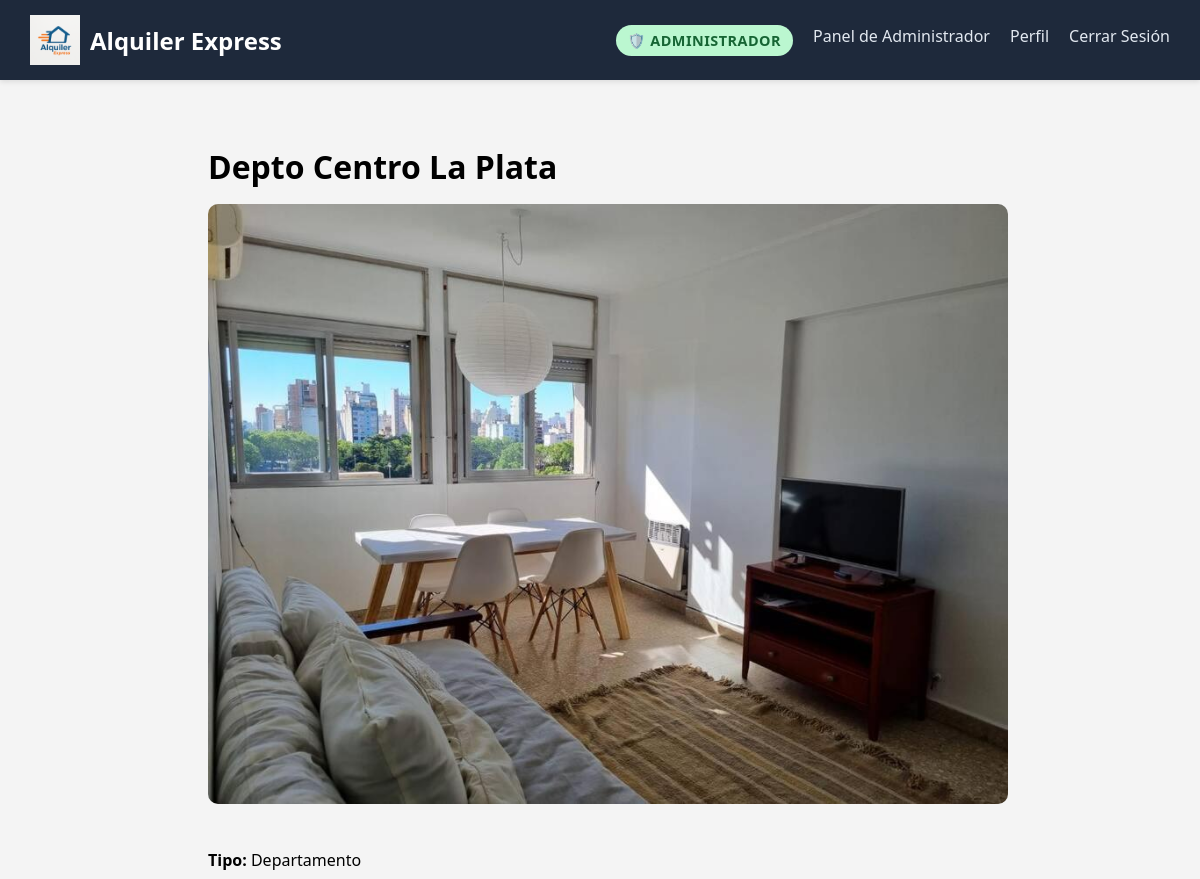
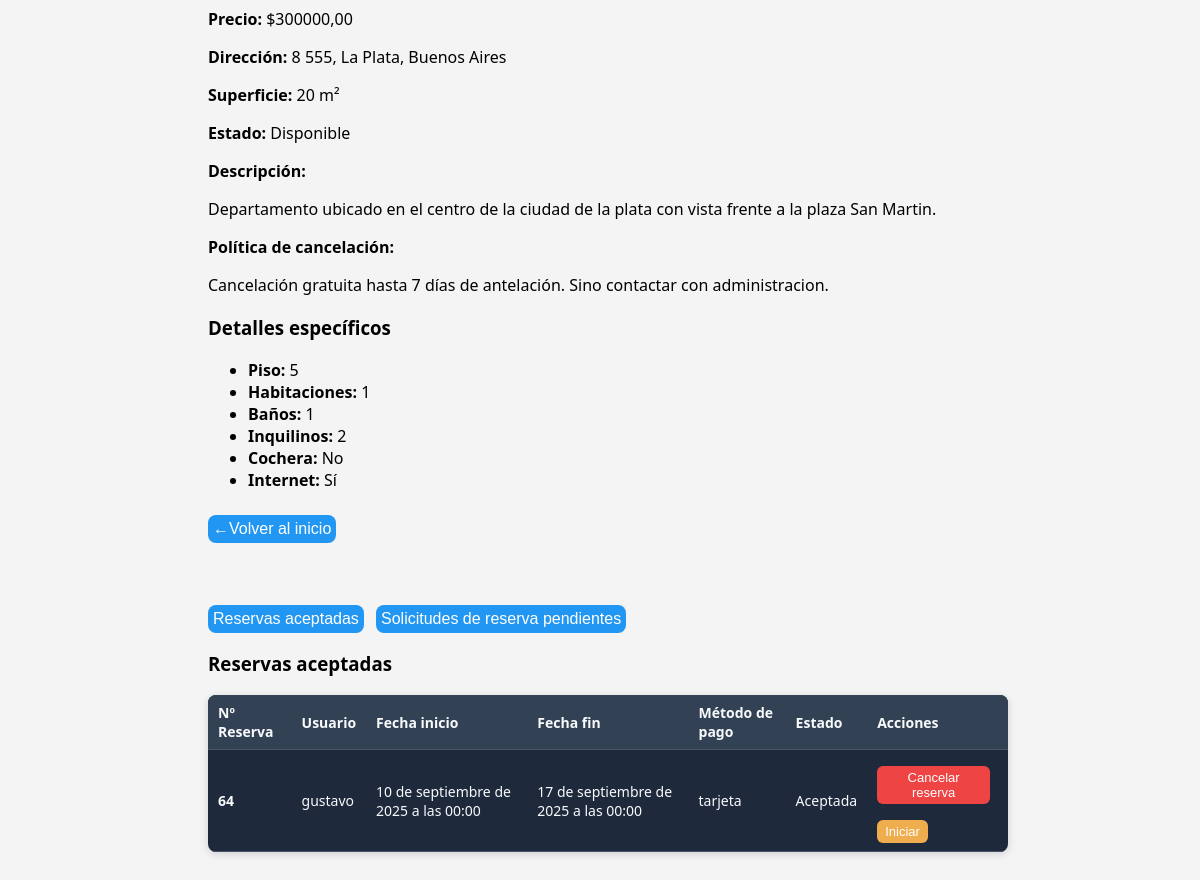
Screenshot of /reserva/inmueble/8/ (signed in) with the database file from the repository (2 pictures, top to bottom).
### gestion_inmuebles/models.py (models this page shows, shortened)
class Inmueble(models.Model):
    activo = models.BooleanField(default=True)
    tipo = models.CharField(default='-', max_length=20, editable=False)
    nombre = models.CharField(max_length=100, unique=True)
    calle = models.CharField(max_length=100, default="-")
    numero = models.PositiveIntegerField(default=0)
    provincia = models.CharField(max_length=100)
    ciudad = models.CharField(max_length=100)
    descripcion = models.TextField(blank=True)
    politica_cancelacion = models.TextField(blank=True)
    estado = models.CharField(default='Disponible', choices=ESTADO_CHOICES)
    precio = models.DecimalField(max_digits=10, decimal_places=2)
    imagen = models.ImageField(upload_to='inmuebles/', blank=True, null=True)
    superficie = models.PositiveIntegerField(default=0)

class InmueblesSimilares(Inmueble):
    tiene_internet = models.BooleanField(default=False)
    banios = models.PositiveIntegerField(default=0)
    tiene_cochera = models.BooleanField(default=False)
    habitaciones = models.PositiveIntegerField(default=0)

class Departamento(InmueblesSimilares):
    piso = models.PositiveIntegerField(null=True, blank=True)
    cantidad_inquilinos = models.PositiveIntegerField(default=1)

class InmueblesSimilares(Inmueble):
    tiene_internet = models.BooleanField(default=False)
    banios = models.PositiveIntegerField(default=0)
    tiene_cochera = models.BooleanField(default=False)
    habitaciones = models.PositiveIntegerField(default=0)

### gestion_reserva/models.py (models this page shows)
class Reserva(models.Model):
    METODOS_PAGO = [
        ('tarjeta', 'Tarjeta de crédito'),
    ]
    ESTADOS = [
        ('pendiente', 'Pendiente'),
        ('pendiente_pago', 'Pendiente de pago'),
        ('aceptada', 'Aceptada'),
        ('rechazada', 'Rechazada'),
        ('en_curso', 'En curso'),
        ('finalizada', 'Finalizada'),
    ]
    fecha_pendiente_pago = models.DateTimeField(null=True, blank=True)##nuevo
    estado = models.CharField(max_length=20, choices=ESTADOS, default='pendiente')
    usuario = models.ForeignKey('gestion_usuarios.Usuario', on_delete=models.CASCADE)
    inmueble = models.ForeignKey('gestion_inmuebles.Inmueble', on_delete=models.CASCADE)
    fecha_inicio = models.DateTimeField()
    fecha_fin = models.DateTimeField()
    metodo_pago = models.CharField(max_length=20, choices=METODOS_PAGO, default="efectivo")
    datos_inquilinos = models.JSONField()

### gestion_usuarios/models.py (models this page shows, shortened)
class Usuario(AbstractUser):
    dni = models.PositiveIntegerField(max_length=10, unique=True)
    telefono = models.PositiveIntegerField(max_length=20)

### gestion_reserva/views.py (the view)
# urls.py: path('inmueble/<int:pk>/', views.inmueble_detalle, name='inmueble_detalle'),
def inmueble_detalle(request, pk):
    inmueble_base = get_object_or_404(Inmueble, pk=pk)
    inmueble = get_object_or_404(Inmueble, pk=pk)
    puede_cambiar_estado = False  # valor por defecto
    try:
        tipo_obj = Departamento.objects.get(pk=pk)
        tipo = "Departamento"
    except Departamento.DoesNotExist:
        try:
            tipo_obj = Casa.objects.get(pk=pk)
            tipo = "Casa"
        except Casa.DoesNotExist:
            try:
                tipo_obj = Local.objects.get(pk=pk)
                tipo = "Local"
            except Local.DoesNotExist:
                try:
                    tipo_obj = Cochera.objects.get(pk=pk)
                    tipo = "Cochera"
                except Cochera.DoesNotExist:
                    tipo_obj = inmueble_base
                    tipo = "Desconocido"
    reservas = Reserva.objects.none()  # Default para no autenticados
    if request.user.is_authenticated:
        if request.user.is_staff or request.user.is_superuser:
            reservas = Reserva.objects.filter(inmueble=inmueble)
            puede_cambiar_estado = True
        else:
            reservas = Reserva.objects.filter(
                inmueble=inmueble,
                usuario=request.user,
                estado__in=['pendiente_pago', 'aceptada', 'pendiente']
            )
    reservas_aceptadas = reservas.filter(estado__in=['aceptada', 'en_curso'])
    reservas_pendientes = reservas.filter(estado__in=['pendiente_pago', 'pendiente'])
    context = {
        'inmueble': tipo_obj,
        'reservas_aceptadas': reservas_aceptadas,
        'reservas_pendientes': reservas_pendientes,
        'puede_cambiar_estado': puede_cambiar_estado,
        'user': request.user,
        'estados_cancelables': ['pendiente', 'pendiente_pago', 'aceptada'],
    }
    return render(request, 'gestion_inmuebles/detalle_inmueble.html', context)

### templates/gestion_inmuebles/detalle_inmueble.html (shortened to what this page needs)
{% extends 'base.html' %}
{% load static %}
{% block content %}
<link rel="stylesheet" href="{% static 'styles/detalle_inmueble.css' %}">
<div style="max-width: 800px; margin: auto; padding: 2rem;">
    <h1 style="font-size: 2rem; margin-bottom: 1rem;">{{ inmueble.nombre }}</h1>
    {% if inmueble.imagen %}
        <img src="{{ inmueble.imagen.url }}" alt="Imagen de {{ inmueble.nombre }}" style="width:100%; height:auto; border-radius: 10px; margin-bottom: 1.5rem;">
    {% endif %}
    <div style="margin-bottom: 1rem;">
        <p><strong>Tipo:</strong> {{ inmueble.tipo }}</p>
    </div>
    <div style="margin-bottom: 1rem;">
        <strong>Precio:</strong> ${{ inmueble.precio }}
    </div>
    <div style="margin-bottom: 1rem;">
        <strong>Dirección:</strong> {{ inmueble.calle }} {{ inmueble.numero }}, {{ inmueble.ciudad }}, {{ inmueble.provincia }}
    </div>
    <div style="margin-bottom: 1rem;">
        <strong>Superficie:</strong> {{ inmueble.superficie }} m²
    </div>
    <div style="margin-bottom: 1rem;">
        <strong>Estado:</strong> {{ inmueble.get_estado_display }}
    </div>
    <div style="margin-bottom: 1rem;">
        <strong>Descripción:</strong> {{ inmueble.descripcion|linebreaks }}
    </div>
    <div style="margin-bottom: 1rem;">
        <strong>Política de cancelación:</strong> {{ inmueble.politica_cancelacion|linebreaks }}
    </div>
   {% if inmueble.tipo == "Departamento" or inmueble.tipo == "Casa" %}
    <h3>Detalles específicos</h3>
    <ul>
        {% if inmueble.tipo == "Departamento" %}
            <li><strong>Piso:</strong> {{ inmueble.piso }}</li>
        {% else %}
            <li><strong>Pisos:</strong> {{ inmueble.pisos }}</li>
        {% endif %}
        <li><strong>Habitaciones:</strong> {{ inmueble.habitaciones }}</li>
        <li><strong>Baños:</strong> {{ inmueble.banios }}</li>
        <li><strong>Inquilinos:</strong> {{ inmueble.cantidad_inquilinos }}</li>
        <li><strong>Cochera:</strong> {{ inmueble.tiene_cochera|yesno:"Sí,No" }}</li>
        <li><strong>Internet:</strong> {{ inmueble.tiene_internet|yesno:"Sí,No" }}</li>
    </ul>
    {% endif %}
    <a href="{% url 'listaInmuebles' %}">
        <button>←Volver al inicio</button>
    </a>
    <br>
    <br>
    {% if user.is_authenticated and user.is_staff or user.is_superuser %}
    <div class="pestana-selector">
        <button onclick="mostrarPestaña('aceptadas')">Reservas aceptadas</button>
        <button onclick="mostrarPestaña('pendientes')">Solicitudes de reserva pendientes</button>
    </div>
    <div id="pestana-aceptadas" class="pestana" style="margin-top: 1rem;">
        <h3>Reservas aceptadas</h3>
        {% include 'gestion_reserva/tabla_reservas.html' with reservas=reservas_aceptadas puede_cambiar_estado=puede_cambiar_estado %}
    </div>
        {% include 'gestion_reserva/tabla_reservas.html' with reservas=reservas_pendientes puede_cambiar_estado=puede_cambiar_estado %}
    {% endif %}
{% endblock %}

### templates/gestion_reserva/tabla_reservas.html (shortened to what this page needs)
{% load static %}
<link rel="stylesheet" href="{% static 'styles/tabla_reservas.css' %}">
<table class="tabla-reservas">
    <thead>
        <tr>
            <th>Nº Reserva</th>
            <th>Usuario</th>
            <th>Fecha inicio</th>
            <th>Fecha fin</th>
            <th>Método de pago</th>
            <th>Estado</th>
            <th>Acciones</th>
        </tr>
    </thead>
    <tbody>
        {% for reserva in reservas %}
            <tr>
                <th>{{ reserva.id }}</th>
                <td>{{ reserva.usuario.username }}</td>
                <td>{{ reserva.fecha_inicio }}</td>
                <td>{{ reserva.fecha_fin }}</td>
                <td>{{ reserva.metodo_pago }}</td>
                <td>{{ reserva.get_estado_display }}</td>
                <td>
                    <div class="acciones-reserva">
                        {% if user.is_staff or user.is_superuser %}
                            {% if reserva.estado in estados_cancelables and reserva.usuario != user %}
                                 {% if reserva.estado != 'pendiente' %}
                                <form method="get" action="{% url 'cancelar_reserva_admin' reserva.id %}">
                                    <button type="submit" class="btn-reserva cancelar">Cancelar reserva</button>
                                </form>
                                {% endif %}
                            {% endif %}
                        {% endif %}
                            {% if reserva.estado == 'aceptada' %}
                                <form method="post" action="{% url 'actualizar_estado_reserva' reserva.id %}">
                                    <button type="submit" class="btn-reserva iniciar">Iniciar</button>
                                </form>
                            {% elif reserva.estado == 'en_curso' %}
                                <form method="post" action="{% url 'actualizar_estado_reserva' reserva.id %}">
                                    {% csrf_token %}
                                    <input type="hidden" name="accion" value="finalizar">
                                    <button type="submit" class="btn-reserva finalizar">Finalizar</button>
                                </form>
                            {% endif %}
                    </div>
                </td>
            </tr>
        {% empty %}
            <tr>
                <td colspan="6">No hay reservas.</td>
            </tr>
        {% endfor %}
    </tbody>
</table>

### static/styles/base.css (style rules this page uses)
body { margin: 0; font-family: 'Segoe UI', sans-serif; background-color: #f4f4f4; }

### static/styles/detalle_inmueble.css (style rules this page uses)
button { background-color: #2196F3; color: white; padding: 5px 5px; margin: 0.5rem 0.5rem 0 0; border: none; border-radius: 8px; cursor: pointer; font-size: 1rem; transition: background-color 0.3s ease; }
a button { text-decoration: none; }
.pestana-selector { margin-top: 2rem; }
.pestana-selector button { background-color: #2196F3; }

### static/styles/tabla_reservas.css (style rules this page uses)
.tabla-reservas { width: 100%; max-width: 900px; margin: 0 auto; border-collapse: collapse; background-color: #1e293b; color: #f8fafc; border-radius: 8px; overflow: hidden; font-size: 14px; box-shadow: 0 2px 8px rgba(0, 0, 0, 0.15); }
.tabla-reservas th, .tabla-reservas td { padding: 8px 10px; text-align: left; border-bottom: 1px solid #475569; }
.tabla-reservas thead { background-color: #334155; }
.btn-reserva { padding: 4px 8px; border: none; border-radius: 6px; cursor: pointer; font-size: 13px; transition: background-color 0.2s; }
.btn-reserva.cancelar { background-color: #ef4444; color: white; }
.acciones-reserva { display: flex; flex-wrap: wrap; gap: 8px; align-items: center; justify-content: flex-start; }
.acciones-reserva form { display: inline-flex; align-items: center; gap: 6px; }
.btn-reserva.iniciar { background-color: #f0ad4e; color: white; }

### rows the page displays
Inmueble: nombre "Depto Centro La Plata", imagen (picture), tipo "Departamento", precio "300000,00", calle "8", numero "555", ciudad "La Plata", provincia "Buenos Aires", superficie "20", descripcion "Departamento ubicado en el centro de la ciudad de la plata con vista frente a la plaza San Martin.", politica_cancelacion "Cancelación gratuita hasta 7 días de antelación. Sino contactar con administracion."
Departamento: estado "Disponible", piso "5", cantidad_inquilinos "2"
InmueblesSimilares: habitaciones "1", banios "1", tiene_cochera "No", tiene_internet "Sí"
Reserva: id "64", usuario.username "gustavo", fecha_inicio "10 de septiembre de 2025 a las 00:00", fecha_fin "17 de septiembre de 2025 a las 00:00", metodo_pago "tarjeta", estado "Aceptada", shows "Cancelar reserva", shows "Iniciar"
